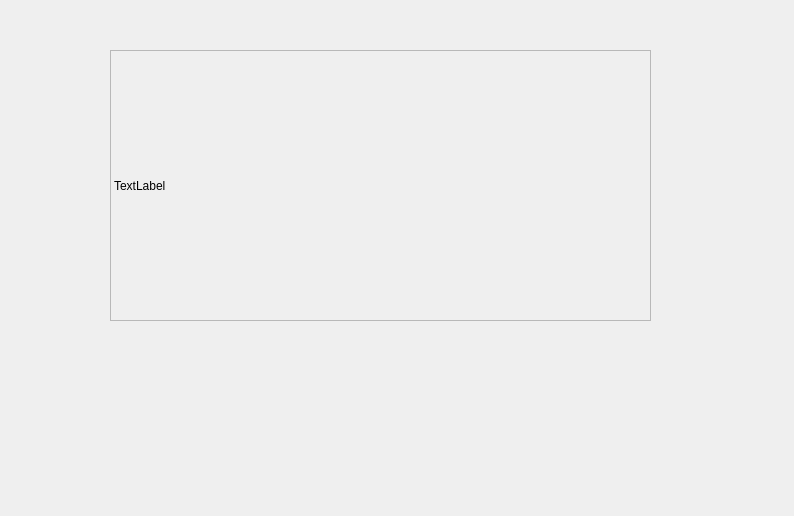
<?xml version="1.0" encoding="UTF-8"?>
<ui version="4.0">
 <class>Widget</class>
 <widget class="QWidget" name="Widget">
  <property name="geometry">
   <rect>
    <x>0</x>
    <y>0</y>
    <width>794</width>
    <height>516</height>
   </rect>
  </property>
  <property name="windowTitle">
   <string>Widget</string>
  </property>
  <widget class="MyLabel" name="label">
   <property name="geometry">
    <rect>
     <x>110</x>
     <y>50</y>
     <width>541</width>
     <height>271</height>
    </rect>
   </property>
   <property name="frameShape">
    <enum>QFrame::StyledPanel</enum>
   </property>
   <property name="frameShadow">
    <enum>QFrame::Plain</enum>
   </property>
   <property name="text">
    <string>TextLabel</string>
   </property>
  </widget>
 </widget>
 <customwidgets>
  <customwidget>
   <class>MyLabel</class>
   <extends>QLabel</extends>
   <header>mylabel.h</header>
  </customwidget>
 </customwidgets>
 <resources/>
 <connections/>
</ui>
